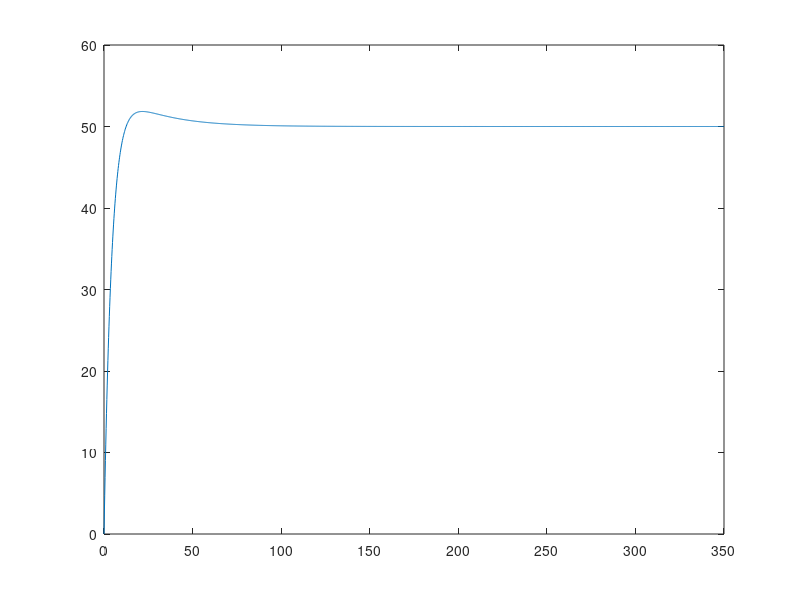

The MATLAB script that drew this image:
a1 = 0.9956;
b1 = 0.003743;

Kp = 13;
Ki = 0.5;
Kd = 1;

Ts = 0.2;

SP = 50; %Sinal de entrada
PV = 0;  %Sinal de saída

resp_6 = 0;
AcaoIntegral = 0;
ErroAnterior = SP - PV;

tempo = 0:0.2:350;

for i = 0.1:0.2:350
  Erro = SP - PV;
  
  AcaoProporcional = Kp*Erro;
  AcaoIntegral = AcaoIntegral + Ki*Ts*Erro;
  AcaoDerivativa = ((Erro - ErroAnterior)/Ts)*Kd;
  
  ErroAnterior  = Erro;
  
  AcaoControlador = AcaoProporcional + AcaoIntegral + AcaoDerivativa;
  
  PV = a1*PV + b1*AcaoControlador;
  resp_6 = [resp_6 PV];
 
end

plot(tempo,resp_6)
